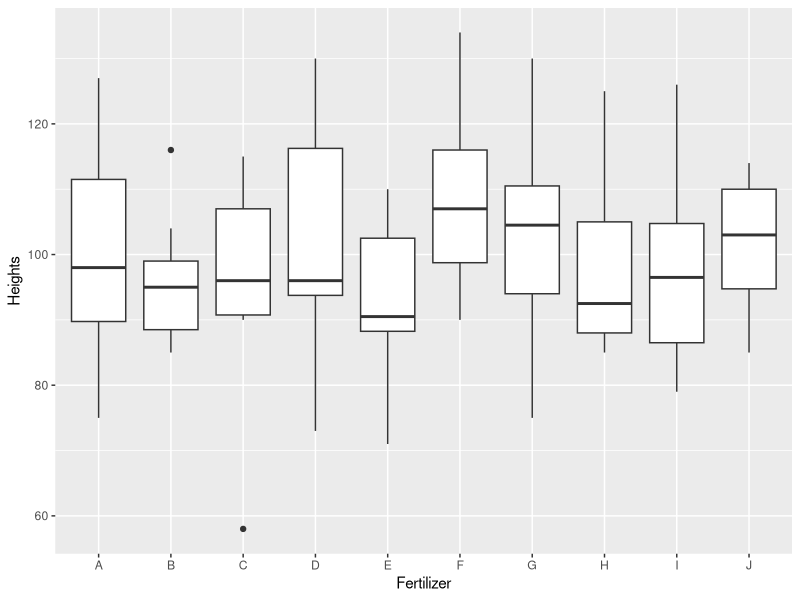
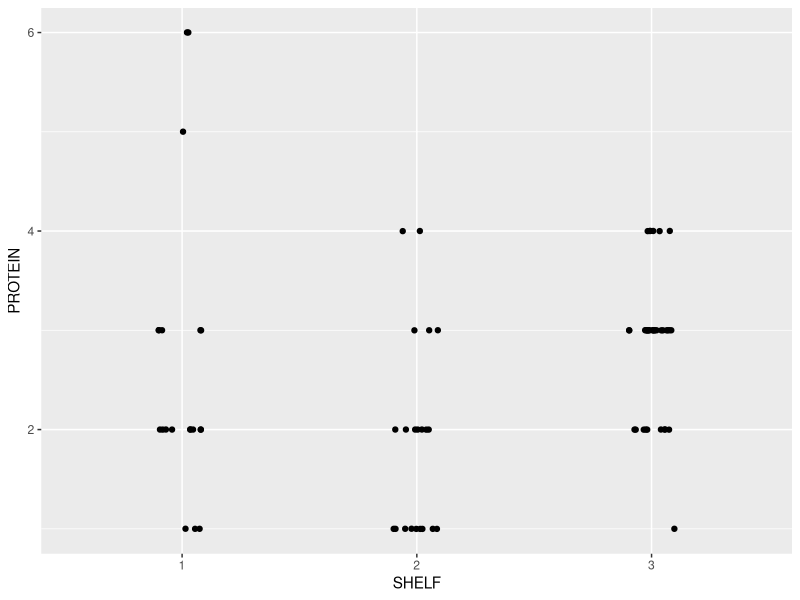
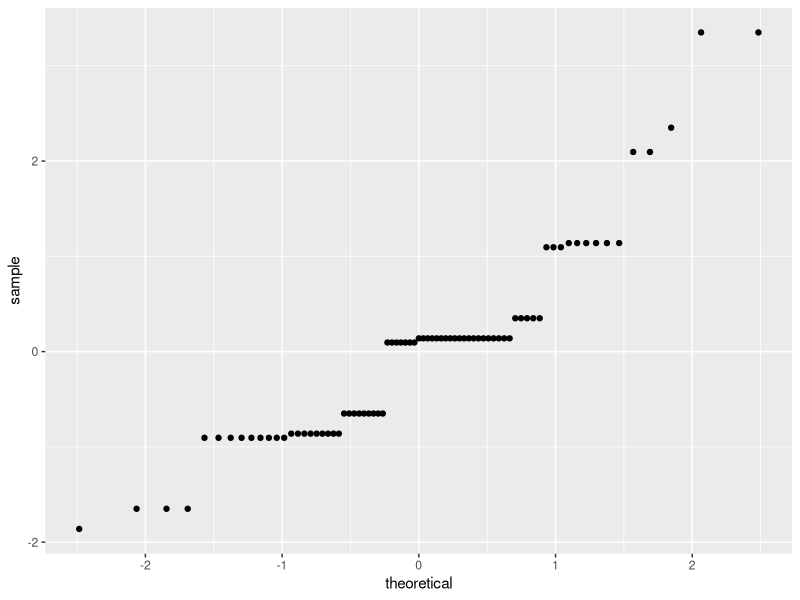

R code for these plots, in order:
## ---- chunk 1
knitr::opts_chunk$set(echo = FALSE, message=FALSE,
                      dev='pdf', fig.width=5, fig.asp=0.618, fig.align='center')
options(tibble.width=70, scipen = 999, tibble.print_min=5, show.signif.stars = FALSE)
library(tidyverse)
library(readxl)
## ---- chunk 2
fert <- read.csv("Fertilizers.csv")
fert %>% 
  ggplot(aes(x=Fertilizer, y=Heights)) + geom_boxplot()
## ---- chunk 3
fert_fit <- fert %>% aov(Heights ~ Fertilizer, data=.)
anova(fert_fit)
library(car)
fert %>% leveneTest(Heights ~ Fertilizer, data=.)
## ---- chunk 4
cereal <- read.delim("Ch25_Cereals.txt")
cereal$SHELF <- factor(cereal$SHELF)
cereal %>% 
  ggplot(aes(x=SHELF, y=PROTEIN)) + geom_jitter(width = 0.1, height = 0.001)
## ---- chunk 5
cereal_fit <- cereal %>% aov(PROTEIN ~ SHELF, data=.)
summary(cereal_fit)

cereal %>% leveneTest(PROTEIN ~ SHELF, data=.)
## ---- chunk 6
library(broom)
augment(cereal_fit) %>% 
  ggplot(aes(sample=.resid)) + geom_qq()
## ---- chunk 7
summary(cereal_fit)
cereal %>% group_by(SHELF) %>% summarize(n=n(), mean=mean(PROTEIN))
## ---- chunk 8
yeast <- read_csv("Ch28_Activating_yeast.csv")
yeast$Recipe <- factor(yeast$Recipe)
yeast %>% aov(`Activation Times` ~ Recipe, data = .) %>% summary()
yeast %>% group_by(Recipe) %>% summarize(n=n(), mean=mean(`Activation Times`)) %>% arrange(mean)
## ---- chunk 9
yeast %>% group_by(Recipe) %>% summarize(n=n(), mean=mean(`Activation Times`)) %>% arrange(mean)

lsd <- -qt(0.05/12, 12)*sqrt(4761)*sqrt(1/4+1/4)
